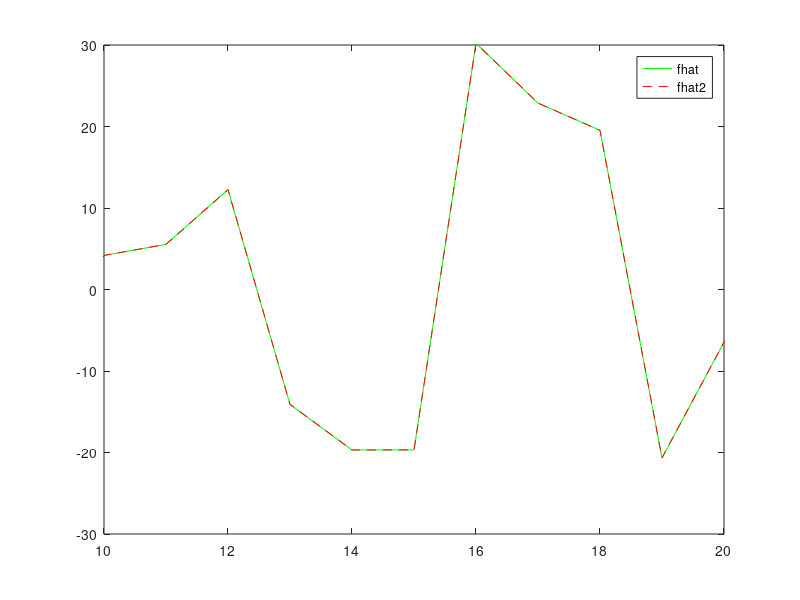

This chart was generated by the following MATLAB code:
clear all; close all; clc
%fast discrete fourier transform FDFT
N=500;

f= randn(N,1);
fhat=fft(f);

w=exp(-i*2*pi/N);

for i=1:N
    for j=1:N
        DFT(i,j) = w^((i-1)*(j-1));
    end
end

fhat2=DFT*f; %should be equal to fhat

plot(real(fhat),'g')
hold on
plot(real(fhat2),'r--')
legend('fhat','fhat2')
axis([10 20 -30 30]);
%Notice that fhat and fhat2 overlap perfectly
